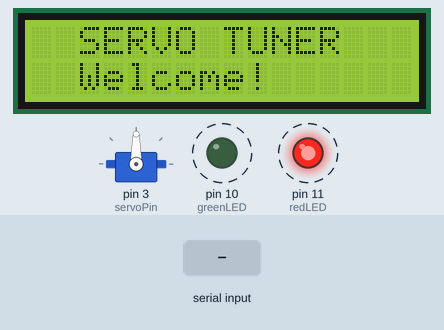
Recording of a sketch running on a simulated Arduino Leonardo, built with avr-gcc and run on an emulated ATmega32U4. Shown: servo, 16×2 character LCD, output pins drawn as LEDs (lit = HIGH). Dashed ring = blinking. The inputs (shaded band) are chosen by the test bench. What the sketch prints to the serial monitor is not drawn.

Above: at 1.4 s.
1.5 s: "s\n" received over Serial
At 1.66 s:
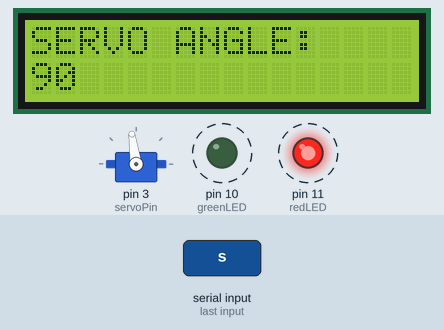
3.9 s: "0\n" received over Serial
At 4.4 s:
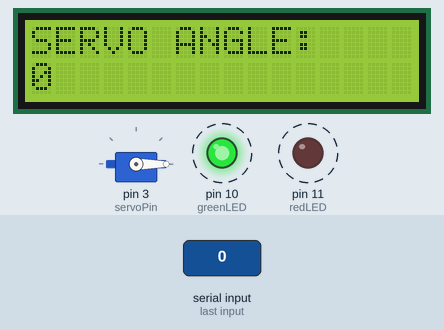
6.9 s: "30,150\n" received over Serial
At 7.8 s:
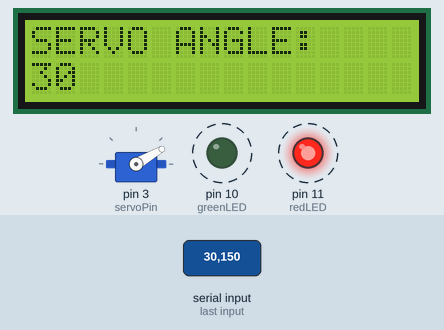
9.9 s: "S\n" received over Serial
At 10.36 s:
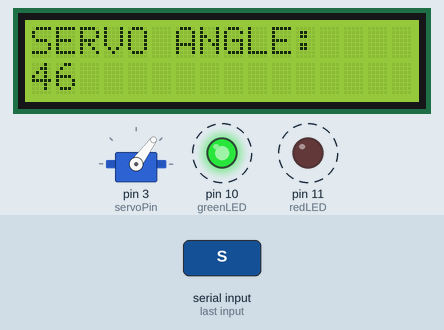
12.9 s: "U\n" received over Serial
At 13.49 s:
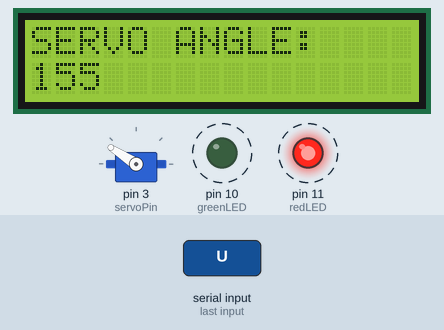
15.9 s: "x\n" received over Serial
At 16.8 s:
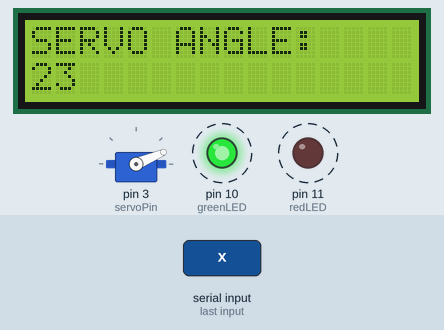
Timing chart, 0 to 18.5 s (numbered marks = the images above; inputs shaded):
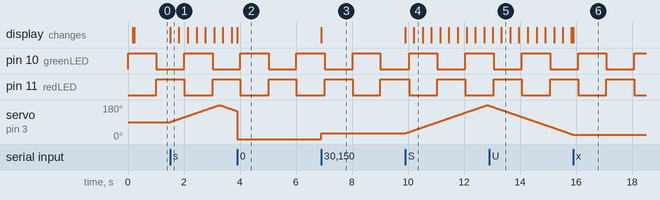

The sketch:

Electronics_Tester.ino
```cpp
/*
 * Servo Position Tuner with LED & LCD - Arduino Leonardo
 *
 * Hardware:
 * - Servo on pin 3
 * - Green LED on pin 10
 * - Red LED on pin 11
 * - LCD: RS=13, E=12, DB4=4, DB5=5, DB6=6, DB7=7
 *
 * Commands:
 * - 0-180: Move to position
 * - 'h': Set HOME position
 * - 'l': Set LOW limit
 * - 'u': Set UPPER limit
 * - 's': Start sweep
 * - 'x': Stop sweep
 * - 'p': Print settings
 * - 'g': Go to HOME
 */

#include <Servo.h>
#include <LiquidCrystal.h>

// Pin definitions
const int servoPin = 3;
const int greenLED = 10;
const int redLED = 11;

// LCD: RS, E, D4, D5, D6, D7
LiquidCrystal lcd(13, 12, 4, 5, 6, 7);

Servo myServo;

// Position variables
int currentPos = 90;
int homePos = 90;
int lowLimit = 0;
int upperLimit = 180;

// Sweep variables
bool isSweeping = false;
int sweepDirection = 1;
int sweepSpeed = 15;

// LED timing
unsigned long lastLEDToggle = 0;
bool greenState = true;

// Display state
bool showingWelcome = true;

void setup() {
  Serial.begin(9600);

  // Setup LEDs
  pinMode(greenLED, OUTPUT);
  pinMode(redLED, OUTPUT);
  digitalWrite(greenLED, HIGH);
  digitalWrite(redLED, LOW);

  // Setup servo
  myServo.attach(servoPin);
  delay(100);
  myServo.write(currentPos);

  // Setup LCD
  lcd.begin(16, 2);
  delay(50);
  lcd.clear();
  lcd.setCursor(0, 0);
  lcd.print("  SERVO TUNER");
  lcd.setCursor(0, 1);
  lcd.print("  Welcome!");

  Serial.println("=== Servo Position Tuner ===");
  Serial.println("Commands:");
  Serial.println("  0-180: Move to position");
  Serial.println("  h: Set HOME position");
  Serial.println("  l: Set LOW limit");
  Serial.println("  u: Set UPPER limit");
  Serial.println("  s: Start sweep");
  Serial.println("  x: Stop sweep");
  Serial.println("  p: Print settings");
  Serial.println("  g: Go to HOME");
  Serial.println("===========================");
  printSettings();
}

void loop() {
  // Handle LED blinking (every 1 second)
  unsigned long currentMillis = millis();
  if (currentMillis - lastLEDToggle >= 1000) {
    lastLEDToggle = currentMillis;
    greenState = !greenState;

    if (greenState) {
      digitalWrite(greenLED, HIGH);
      digitalWrite(redLED, LOW);
    } else {
      digitalWrite(greenLED, LOW);
      digitalWrite(redLED, HIGH);
    }
  }

  // Handle sweeping
  if (isSweeping) {
    currentPos += sweepDirection;

    if (currentPos >= upperLimit) {
      currentPos = upperLimit;
      sweepDirection = -1;
    } else if (currentPos <= lowLimit) {
      currentPos = lowLimit;
      sweepDirection = 1;
    }

    myServo.write(currentPos);
    updateLCD();
    delay(sweepSpeed);
  }

  // Handle serial commands
  if (Serial.available() > 0) {
    String input = Serial.readStringUntil('\n');
    input.trim();

    if (input.length() == 0) return;

    // Switch from welcome to angle display on first command
    if (showingWelcome) {
      showingWelcome = false;
      updateLCD();
    }

    char cmd = input.charAt(0);

    // Check if it's a number
    if (isDigit(cmd)) {
      int pos = input.toInt();
      if (pos >= 0 && pos <= 180) {
        isSweeping = false;
        currentPos = pos;
        myServo.write(currentPos);
        updateLCD();
        Serial.print("Moved to position: ");
        Serial.println(currentPos);
      } else {
        Serial.println("Position must be 0-180");
      }
    }
    // Handle letter commands
    else {
      switch (cmd) {
        case 'h':
        case 'H':
          homePos = currentPos;
          Serial.print("HOME set to: ");
          Serial.println(homePos);
          break;

        case 'l':
        case 'L':
          lowLimit = currentPos;
          Serial.print("LOW limit set to: ");
          Serial.println(lowLimit);
          break;

        case 'u':
        case 'U':
          upperLimit = currentPos;
          Serial.print("UPPER limit set to: ");
          Serial.println(upperLimit);
          break;

        case 's':
        case 'S':
          isSweeping = true;
          sweepDirection = 1;
          Serial.println("Sweeping started");
          break;

        case 'x':
        case 'X':
          isSweeping = false;
          Serial.println("Sweeping stopped");
          break;

        case 'p':
        case 'P':
          printSettings();
          break;

        case 'g':
        case 'G':
          isSweeping = false;
          currentPos = homePos;
          myServo.write(currentPos);
          updateLCD();
          Serial.print("Moved to HOME: ");
          Serial.println(homePos);
          break;

        default:
          Serial.println("Unknown command");
      }
    }
  }
}

void updateLCD() {
  lcd.clear();
  lcd.setCursor(0, 0);
  lcd.print("SERVO ANGLE:");
  lcd.setCursor(0, 1);
  lcd.print(currentPos);
}

void printSettings() {
  Serial.println("\n--- Current Settings ---");
  Serial.print("Current Position: ");
  Serial.println(currentPos);
  Serial.print("HOME Position: ");
  Serial.println(homePos);
  Serial.print("LOW Limit: ");
  Serial.println(lowLimit);
  Serial.print("UPPER Limit: ");
  Serial.println(upperLimit);
  Serial.print("Sweeping: ");
  Serial.println(isSweeping ? "YES" : "NO");
  Serial.println("------------------------\n");
}
```

Measured:
- after the input at 1.5 s, servo on pin 3 (servoPin): rises from 90° to 180° in 1.7 s, then falls to 148° in 0.63 s; the display: changes at once (image 1)
- after the input at 6.9 s, servo on pin 3 (servoPin): 0° → 30° at once; the display: changes at once (image 3)
- after the input at 9.9 s, servo on pin 3 (servoPin): rises from 30° to 180° in 2.9 s, then falls to 177° in 0.06 s; the display: first changes at once (image 4 shows a later state)
- after the input at 15.9 s, servo on pin 3 (servoPin): goes on until 15.9 s, then stays 23°
